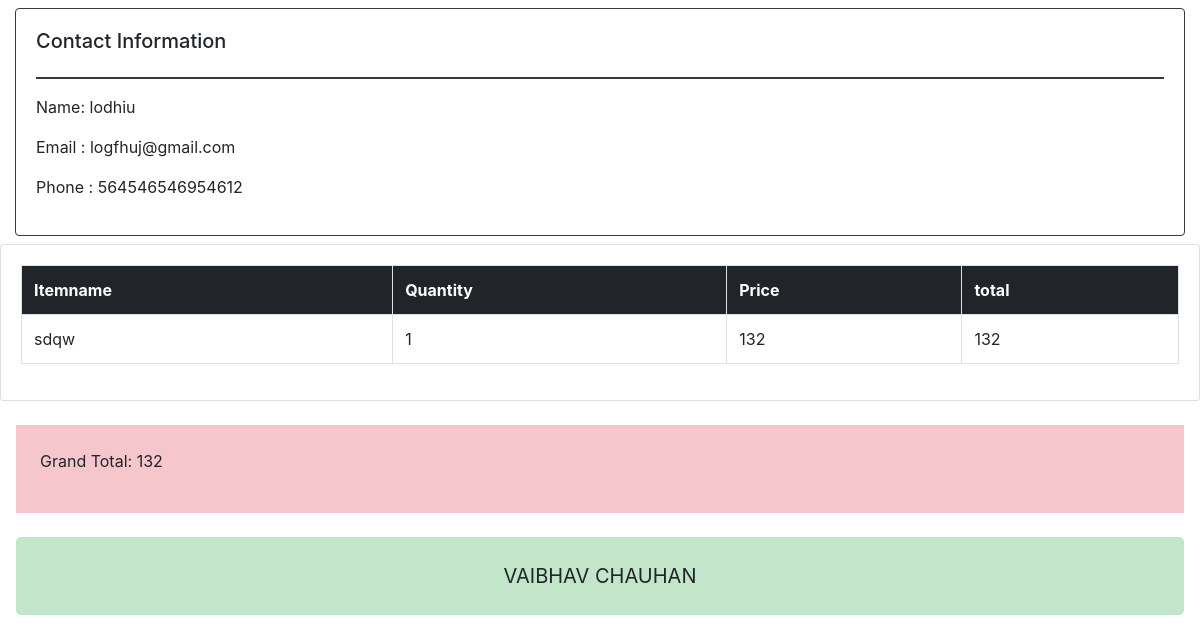
The page /userdetails/38 on the database its author committed.
### home/models.py (models this page shows, shortened)
class Customers(models.Model):
    name=models.CharField(max_length=40)
    email=models.CharField(max_length=50)
    address=models.CharField(max_length=100)
    phone=models.CharField(max_length=10)
    itempurchase=models.TextField(null=True)
    prices=models.TextField(null=True)
    quantities=models.TextField(null=True)

### home/views.py (the view)
# urls.py: path('userdetails/<str:pk>',views.userdetails,name="userdetails")
def userdetails(request,pk):
    customer=Customers.objects.get(id=pk)
    print(pk)
    print(type(pk))
    items=json.loads(customer.itempurchase)
    prices=json.loads(customer.prices)
    quantity=json.loads(customer.quantities)
    result=[]
    totalamount=0
    print(type(items))
    print(type(prices))
    print(type(quantity))
    for i in range(len(items)):
        result.append({"items":items[i],"prices":prices[i],"quantity":quantity[i],"totalamount":prices[i]*quantity[i]})
        totalamount=totalamount+(prices[i]*quantity[i])
    context={"custom":result,"totalamount":totalamount,"customer":customer}
    return render(request,'userdetail.html',context)

### templates/userdetail.html (shortened to what this page needs)
<!doctype html>
<html lang="en">
<head>
  <link rel="stylesheet" href="https://cdn.jsdelivr.net/npm/bootstrap@4.0.0/dist/css/bootstrap.min.css"
>
</head>
<body>
    <div class="col-md my-2 ">
        <div class="card card-body border border-dark ">
            <h5 class="">Contact Information</h5>
            <hr class="border border-dark ">
            <p>Name: {{customer.name}} </p>
            <p>Email : {{customer.email}} </p>
            <p>Phone : {{customer.phone}} </p>
        </div>
    </div>
    <div class="row">
        <div class="col-md">
            <div class="card card-body">
                <table class="table table-striped table-bordered">
                    <tr>
                        <th class="table-dark">Itemname</th>
                        <th class="table-dark">Quantity</th>
                        <th class="table-dark">Price</th>
                        <th class="table-dark">total</th>
                    </tr>
                    {% for i in custom %}
                    <tr>
                        <td>{{i.items}}</td>
                        <td>{{i.prices}}</td>
                        <td>{{i.quantity}}</td>
                       <td>{{i.totalamount}}</td>
                    </tr>
                    {% endfor %}
                </table>
                </div>
                <div class="conatiner  my-4 py-4 mx-3 px-4  table-danger ">
                    <p class="fs-1">Grand Total: {{totalamount}}</p>
            </div>
            <div class="conatiner  my-4 py-4 mx-3 px-4 table-success text-center btn-lg">
            VAIBHAV CHAUHAN
            </div>
        </div>
</body>
    </html>

### rows shown on the page
Customers: name "lodhiu", email "logfhuj@gmail.com", phone "564546546954612"

### other values the page prints
{{ i.items }} "sdqw"
{{ i.prices }} "1"
{{ i.quantity }} "132"
{{ i.totalamount }} "132"
{{ totalamount }} "132"
